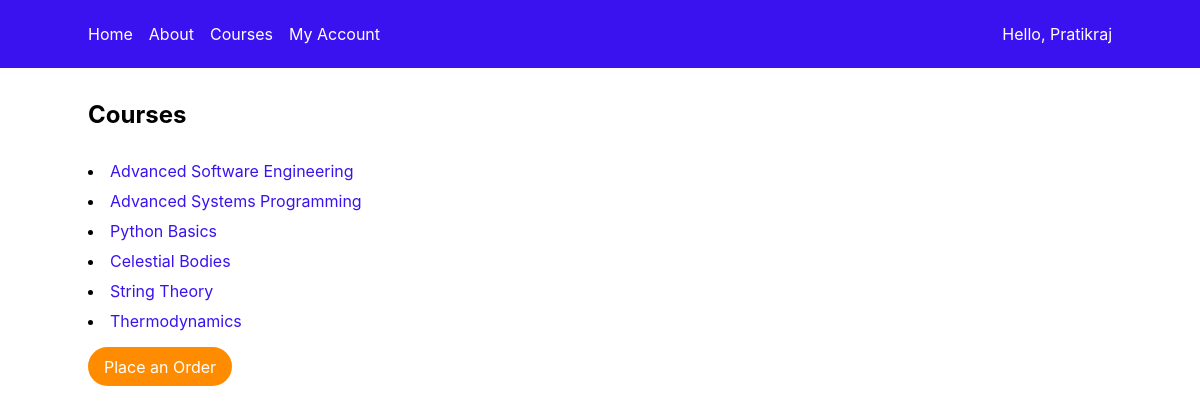
Page /courses/ on the committed database.
### myapp/models.py (models this page shows, shortened)
class Course(models.Model):
    LEVEL_CHOICES = [
        ("BE", "Beginner"),
        ("IN", "Intermediate"),
        ("AD", "Advanced"),
    ]
    title = models.CharField(max_length=200)
    description = models.TextField()
    instructor = models.ForeignKey(Instructor, on_delete=models.CASCADE, default=None)
    categories = models.ForeignKey(Category, on_delete=models.CASCADE)
    students = models.ManyToManyField(Student, blank=True)
    start_date = models.DateField()
    end_date = models.DateField()
    price = models.DecimalField(max_digits=10, decimal_places=2)
    level = models.CharField(max_length=10, choices=LEVEL_CHOICES, default="BE")
    interested = models.PositiveIntegerField(default=0)
    interested_students = models.ManyToManyField(Student, related_name='interested_courses', blank=True)

### myapp/views.py (the view)
# urls.py: path('courses/', views.courses, name='courses'),
def courses(request):
    course_list = Course.objects.all().order_by('id')
    return render(request, 'myapp/courses.html', {'course_list': course_list})

### myapp/templates/myapp/courses.html (shortened to what this page needs)
{% extends 'myapp/base.html' %}
{% block body_block %}
    <h2>Courses</h2>
    {% if course_list %}
        <ul>
            {% for course in course_list %}
                <li><a href="{% url 'course_detail' course.id %}">{{ course.title }}</a></li>
            {% endfor %}
        </ul>
        <div class="btn btn-primary">
            <a href="{% url 'place_order' %}">Place an Order</a>
        </div>
    {% else %}
        <strong>Courses will be added soon!</strong>
    {% endif %}
{% endblock %}

### myapp/static/myapp/style.css (style rules this page uses)
* { margin: 0; padding: 0; box-sizing: border-box; font-family: -apple-system, BlinkMacSystemFont, "Segoe UI", ui-system, sans-serif; }
html { width: 100%; }
body { width: 100%; }
a { text-decoration: none; color: #3a12f0; margin-top: 1rem; }
h2 { margin-bottom: 2rem; }
ul, ol { list-style-position: inside; }
li { margin-bottom: 10px; }
.btn { width: fit-content; padding: 0.6rem 1rem; margin: 1rem 0; border-radius: 20px; }
.btn-primary { background-color: darkorange; }
.btn a { text-decoration: none; margin: 0; color: #fff; }

### rows in the picture
Course: title "Advanced Software Engineering"
Course: title "Advanced Systems Programming"
Course: title "Python Basics"
Course: title "Celestial Bodies"
Course: title "String Theory"
Course: title "Thermodynamics"
